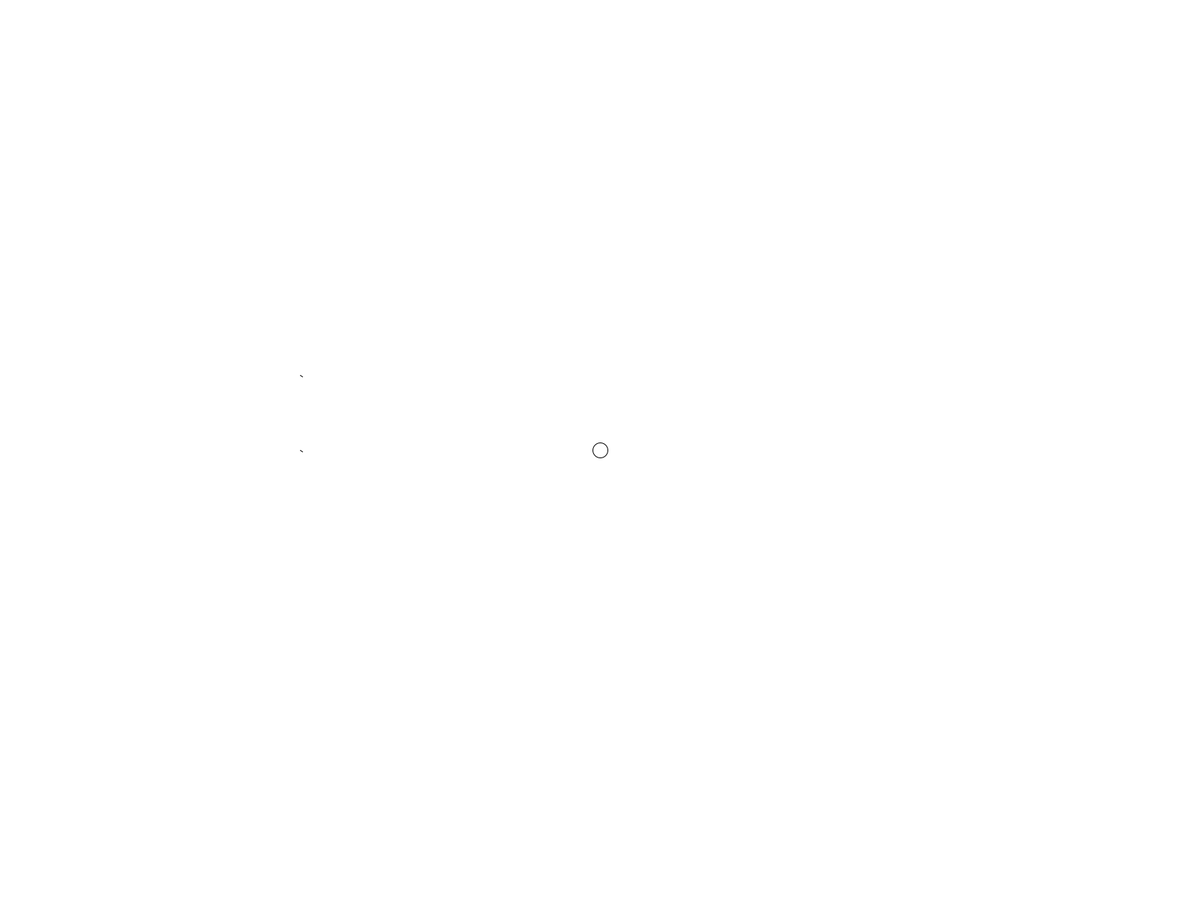
Frame 1 (no input)
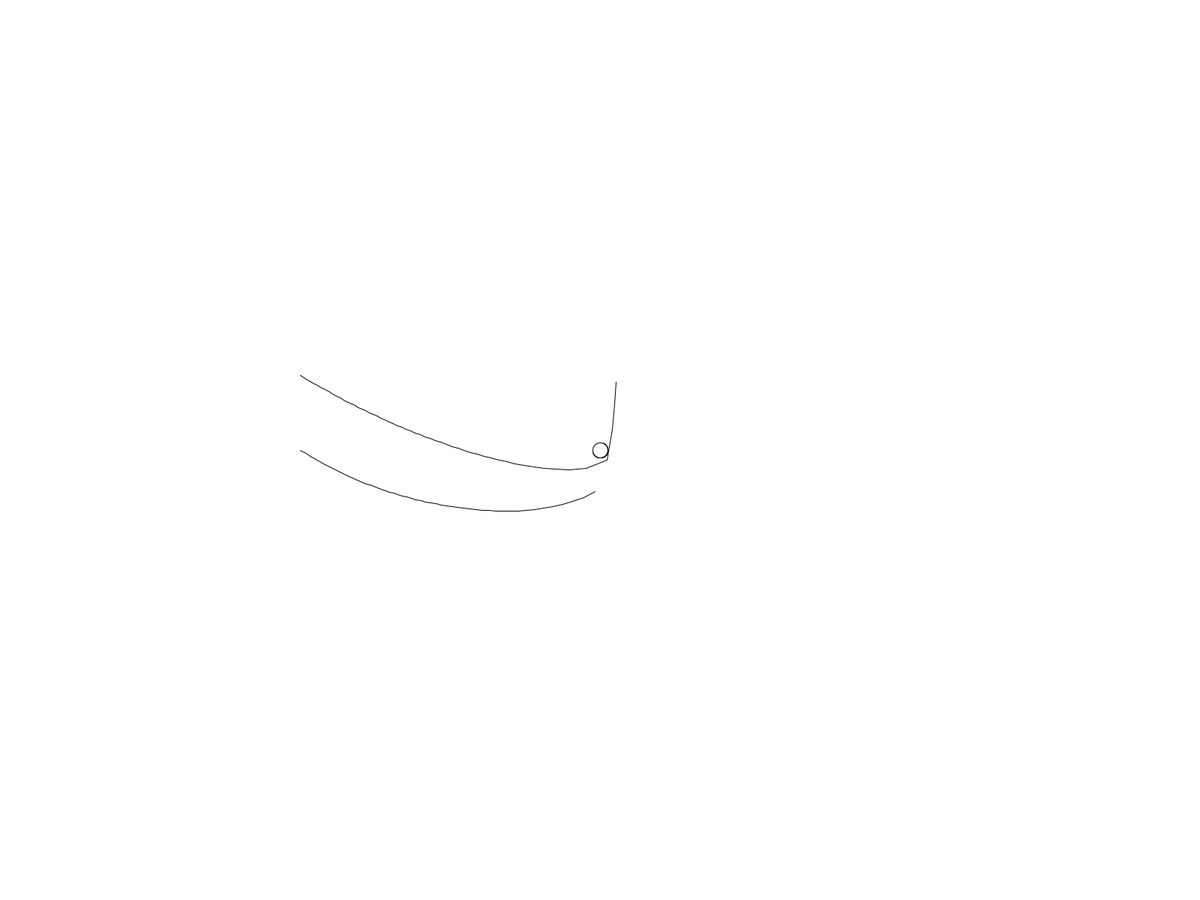
Frame 60 (the mouse pressed at the canvas centre just before this capture)
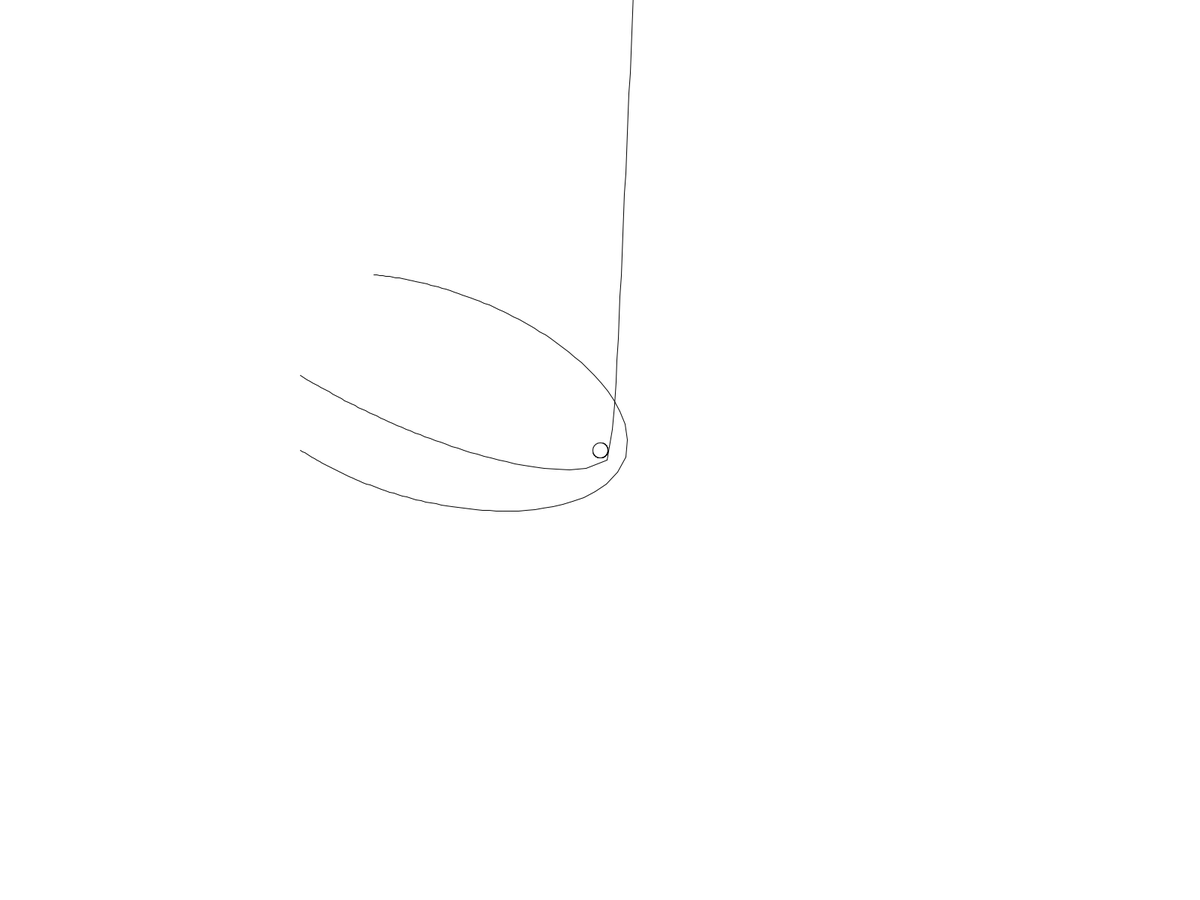
Frame 120 (the mouse held since frame 60 and released just before this capture)

The Processing sketch that drew these frames (run headless with seeded random() and noise(); from frame 60 on, the mouse is pressed at the canvas centre):

// Processing sketch: sketch_ellipses_tracks
// ── sketch_ellipses_tracks.pde
int MASS_SIZE_RATE = 2;
 
class Mover {
    PVector pos;
    PVector last_pos;
    PVector vel;
    PVector acc = new PVector(0, 0);
    float mass;
  
    Mover(PVector init_pos, PVector init_vel, float mass) {
        pos = init_pos;
        last_pos = init_pos.copy();
        vel = init_vel;
        this.mass = mass;
    }
    
    void applyForce(PVector force) {
        acc.add(force.div(mass));
    }
 
    void update() {
        vel.add(acc);
        pos.add(vel);
        acc.x = 0;
        acc.y = 0;
    }
 
    void display() {
        stroke(0);
        // fill(175);
        // println(last_pos.x, last_pos.y, pos.x, pos.y);
        // ellipse(pos.x, pos.y, mass * MASS_SIZE_RATE, mass * MASS_SIZE_RATE);
        //float line_vel = vel.mag();
        //println(line_vel);
        line(last_pos.x, last_pos.y, pos.x, pos.y);
        last_pos.x = pos.x;
        last_pos.y = pos.y;
    }
}
 
class Attractor {
    PVector pos;
    float mass;
    float G;
  
    Attractor(PVector init_pos, float mass, float G) {
        pos = init_pos;
        this.mass = mass;
        this.G = G;
    }
 
    void display() {
        stroke(0);
        fill(255);
        ellipse(pos.x, pos.y, mass * MASS_SIZE_RATE, mass * MASS_SIZE_RATE);
    }
 
    PVector attract(Mover m) {
        PVector r = PVector.sub(pos, m.pos);
        float distance = r.mag();
        PVector direction = r.normalize();
        float f = (G * mass * m.mass) / (distance * distance);
        return direction.mult(f);
    }
}
 
Mover mover;
Mover myMover;
Attractor attr;
void setup() {
    fullScreen();
    background(255);
    PVector init_pos = new PVector(width/2 - 400, height/2);
    PVector init_vel = new PVector(1.5, 1);
    init_vel.mult(2);
    mover = new Mover(init_pos, init_vel, 1);
    PVector init_pos_1 = new PVector(width/2 - 400, height/2 - 100);
    PVector init_vel_1 = new PVector(1.6, 1);
    init_vel_1.mult(2);
    myMover = new Mover(init_pos_1,  init_vel_1, 1);
    PVector attr_pos = new PVector(width / 2, height / 2);
    attr = new Attractor(attr_pos, 10, 1000);
}
 
void draw() {
    PVector f = attr.attract(mover);
    mover.applyForce(f);
    mover.update();
    mover.display();
    
    PVector f_1 = attr.attract(myMover);
    myMover.applyForce(f_1);
    myMover.update();
    myMover.display();
    
    attr.display();
}
